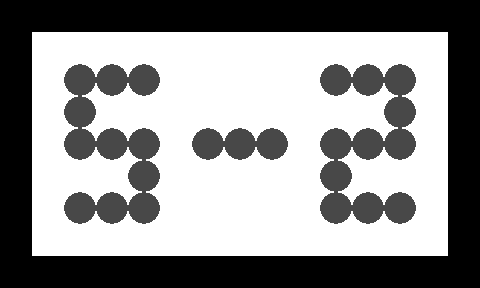

Tiled map render using the project's own tile images. Description and the whole map definition, tile-layer contents included, below:
An orthogonal 15x9 tile map with 32x32 px tiles, 2 tile layers (1, 2).

<map version="1.0" orientation="orthogonal" width="15" height="9" tilewidth="32" tileheight="32">
 <tileset firstgid="1" name="n_tiles1" tilewidth="32" tileheight="32">
  <image source="../../images/map/common/n_tiles1.png" width="128" height="64" />
 </tileset>
 <layer name="1" width="15" height="9">
  <data encoding="csv">
1,1,1,1,1,1,1,1,1,1,1,1,1,1,1,
1,1,1,1,1,1,1,1,1,1,1,1,1,1,1,
1,1,1,1,1,1,1,1,1,1,1,1,1,1,1,
1,1,1,1,1,1,1,1,1,1,1,1,1,1,1,
1,1,1,1,1,1,1,1,1,1,1,1,1,1,1,
1,1,1,1,1,1,1,1,1,1,1,1,1,1,1,
1,1,1,1,1,1,1,1,1,1,1,1,1,1,1,
1,1,1,1,1,1,1,1,1,1,1,1,1,1,1,
1,1,1,1,1,1,1,1,1,1,1,1,1,1,1
</data>
 </layer>
 <layer name="2" width="15" height="9">
  <data encoding="csv">
2,2,2,2,2,2,2,2,2,2,2,2,2,2,2,
2,0,0,0,0,0,0,0,0,0,0,0,0,0,2,
2,0,3,3,3,0,0,0,0,0,3,3,3,0,2,
2,0,3,0,0,0,0,0,0,0,0,0,3,0,2,
2,0,3,3,3,0,3,3,3,0,3,3,3,0,2,
2,0,0,0,3,0,0,0,0,0,3,0,0,0,2,
2,0,3,3,3,0,0,0,0,0,3,3,3,0,2,
2,0,0,0,0,0,0,0,0,0,0,0,0,0,2,
2,2,2,2,2,2,2,2,2,2,2,2,2,2,2
</data>
 </layer>
</map>
